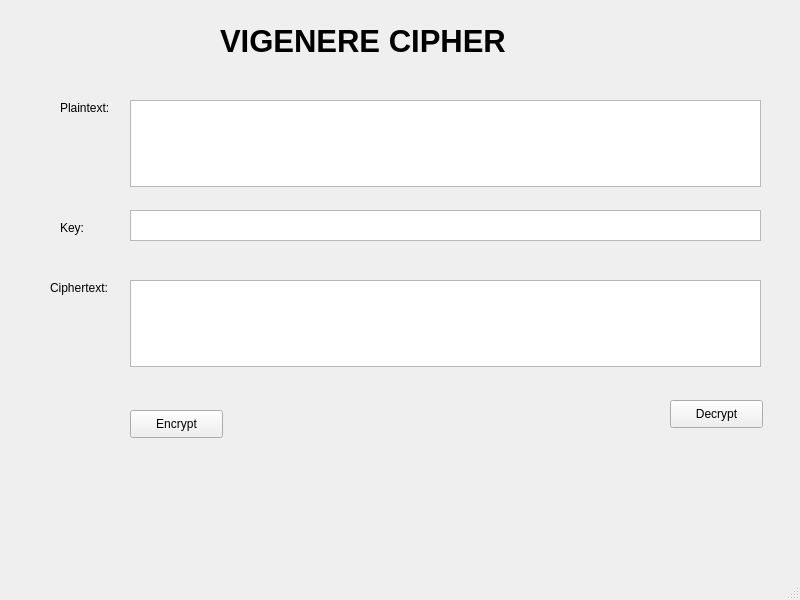
<?xml version="1.0" encoding="UTF-8"?>
<ui version="4.0">
 <class>MainWindow</class>
 <widget class="QMainWindow" name="MainWindow">
  <property name="geometry">
   <rect>
    <x>0</x>
    <y>0</y>
    <width>800</width>
    <height>600</height>
   </rect>
  </property>
  <property name="windowTitle">
   <string>MainWindow</string>
  </property>
  <widget class="QWidget" name="centralwidget">
   <widget class="QLabel" name="label">
    <property name="geometry">
     <rect>
      <x>220</x>
      <y>20</y>
      <width>371</width>
      <height>41</height>
     </rect>
    </property>
    <property name="font">
     <font>
      <pointsize>23</pointsize>
      <weight>75</weight>
      <bold>true</bold>
     </font>
    </property>
    <property name="text">
     <string>VIGENERE CIPHER</string>
    </property>
   </widget>
   <widget class="QPlainTextEdit" name="txt_plain_text">
    <property name="geometry">
     <rect>
      <x>130</x>
      <y>100</y>
      <width>631</width>
      <height>87</height>
     </rect>
    </property>
   </widget>
   <widget class="QTextEdit" name="txt_key">
    <property name="geometry">
     <rect>
      <x>130</x>
      <y>210</y>
      <width>631</width>
      <height>31</height>
     </rect>
    </property>
   </widget>
   <widget class="QPlainTextEdit" name="txt_cipher_text">
    <property name="geometry">
     <rect>
      <x>130</x>
      <y>280</y>
      <width>631</width>
      <height>87</height>
     </rect>
    </property>
   </widget>
   <widget class="QLabel" name="label_2">
    <property name="geometry">
     <rect>
      <x>60</x>
      <y>100</y>
      <width>55</width>
      <height>16</height>
     </rect>
    </property>
    <property name="text">
     <string>Plaintext:</string>
    </property>
   </widget>
   <widget class="QPushButton" name="btn_encrypt">
    <property name="geometry">
     <rect>
      <x>130</x>
      <y>410</y>
      <width>93</width>
      <height>28</height>
     </rect>
    </property>
    <property name="text">
     <string>Encrypt</string>
    </property>
   </widget>
   <widget class="QLabel" name="label_3">
    <property name="geometry">
     <rect>
      <x>60</x>
      <y>220</y>
      <width>55</width>
      <height>16</height>
     </rect>
    </property>
    <property name="text">
     <string>Key:</string>
    </property>
   </widget>
   <widget class="QLabel" name="label_4">
    <property name="geometry">
     <rect>
      <x>50</x>
      <y>280</y>
      <width>61</width>
      <height>16</height>
     </rect>
    </property>
    <property name="text">
     <string>Ciphertext:</string>
    </property>
   </widget>
   <widget class="QPushButton" name="btn_decrypt">
    <property name="geometry">
     <rect>
      <x>670</x>
      <y>400</y>
      <width>93</width>
      <height>28</height>
     </rect>
    </property>
    <property name="text">
     <string>Decrypt</string>
    </property>
   </widget>
  </widget>
  <widget class="QMenuBar" name="menubar">
   <property name="geometry">
    <rect>
     <x>0</x>
     <y>0</y>
     <width>800</width>
     <height>26</height>
    </rect>
   </property>
  </widget>
  <widget class="QStatusBar" name="statusbar"/>
 </widget>
 <resources/>
 <connections/>
</ui>
